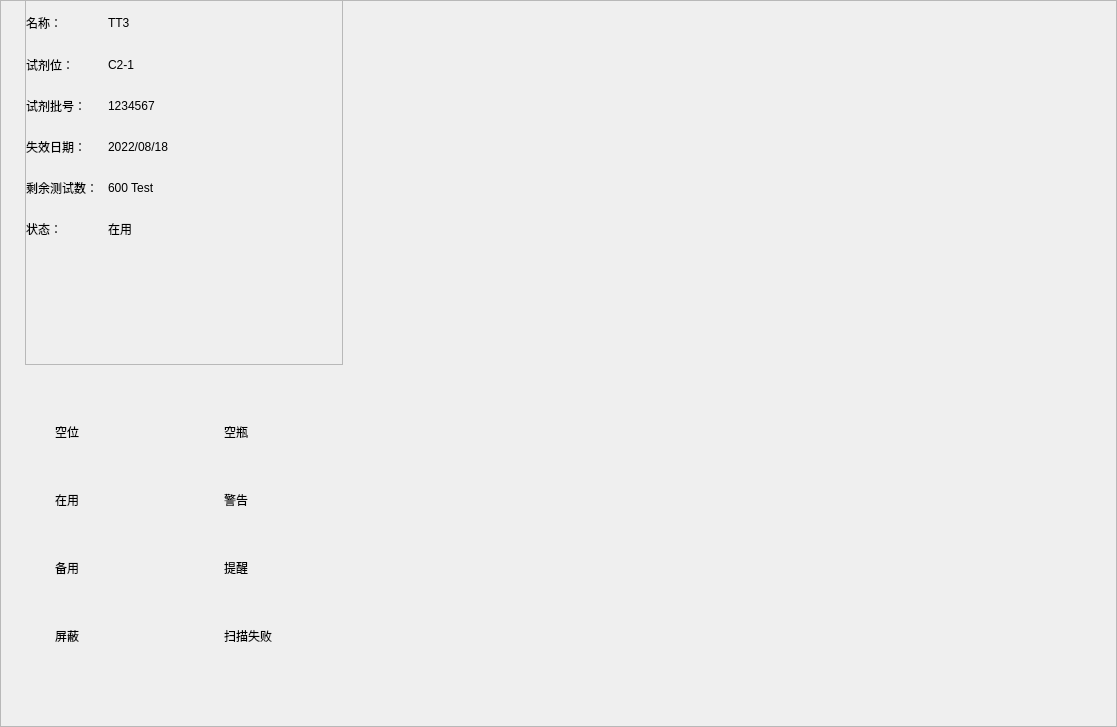
   <widget class="QFrame" name="RgntPlateDetailFrame">
    <property name="geometry">
     <rect>
      <x>11</x>
      <y>55</y>
      <width>1117</width>
      <height>727</height>
     </rect>
    </property>
    <property name="styleSheet">
     <string notr="true"/>
    </property>
    <property name="frameShape">
     <enum>QFrame::StyledPanel</enum>
    </property>
    <property name="frameShadow">
     <enum>QFrame::Raised</enum>
    </property>
    <widget class="QLabel" name="EmptyPosIconLab">
     <property name="geometry">
      <rect>
       <x>24</x>
       <y>422</y>
       <width>20</width>
       <height>20</height>
      </rect>
     </property>
     <property name="text">
      <string/>
     </property>
     <property name="shapes" stdset="0">
      <string>legend</string>
     </property>
     <property name="bks" stdset="0">
      <string>color_empty</string>
     </property>
    </widget>
    <widget class="QLabel" name="EmptyPosLab">
     <property name="geometry">
      <rect>
       <x>55</x>
       <y>417</y>
       <width>130</width>
       <height>30</height>
      </rect>
     </property>
     <property name="text">
      <string>空位</string>
     </property>
    </widget>
    <widget class="QLabel" name="WarnIconLab">
     <property name="geometry">
      <rect>
       <x>192</x>
       <y>490</y>
       <width>20</width>
       <height>20</height>
      </rect>
     </property>
     <property name="text">
      <string/>
     </property>
     <property name="shapes" stdset="0">
      <string>legend</string>
     </property>
     <property name="bks" stdset="0">
      <string>color_alarm</string>
     </property>
    </widget>
    <widget class="QLabel" name="WarnLab">
     <property name="geometry">
      <rect>
       <x>224</x>
       <y>485</y>
       <width>120</width>
       <height>30</height>
      </rect>
     </property>
     <property name="text">
      <string>警告</string>
     </property>
    </widget>
    <widget class="QLabel" name="NoticeIconLab">
     <property name="geometry">
      <rect>
       <x>192</x>
       <y>558</y>
       <width>20</width>
       <height>20</height>
      </rect>
     </property>
     <property name="text">
      <string/>
     </property>
     <property name="shapes" stdset="0">
      <string>legend</string>
     </property>
     <property name="bks" stdset="0">
      <string>color_remind</string>
     </property>
    </widget>
    <widget class="QLabel" name="UsingIconLab">
     <property name="geometry">
      <rect>
       <x>24</x>
       <y>490</y>
       <width>20</width>
       <height>20</height>
      </rect>
     </property>
     <property name="text">
      <string/>
     </property>
     <property name="shapes" stdset="0">
      <string>legend</string>
     </property>
     <property name="bks" stdset="0">
      <string>color_inuse</string>
     </property>
    </widget>
    <widget class="QLabel" name="UsingLab">
     <property name="geometry">
      <rect>
       <x>55</x>
       <y>485</y>
       <width>130</width>
       <height>30</height>
      </rect>
     </property>
     <property name="text">
      <string>在用</string>
     </property>
    </widget>
    <widget class="QLabel" name="NoticeLab">
     <property name="geometry">
      <rect>
       <x>224</x>
       <y>553</y>
       <width>120</width>
       <height>30</height>
      </rect>
     </property>
     <property name="text">
      <string>提醒</string>
     </property>
    </widget>
    <widget class="QLabel" name="BackupLab">
     <property name="geometry">
      <rect>
       <x>55</x>
       <y>553</y>
       <width>130</width>
       <height>30</height>
      </rect>
     </property>
     <property name="text">
      <string>备用</string>
     </property>
    </widget>
    <widget class="QLabel" name="MaskLab">
     <property name="geometry">
      <rect>
       <x>55</x>
       <y>621</y>
       <width>130</width>
       <height>30</height>
      </rect>
     </property>
     <property name="text">
      <string>屏蔽</string>
     </property>
    </widget>
    <widget class="QLabel" name="BackupIconLab">
     <property name="geometry">
      <rect>
       <x>24</x>
       <y>558</y>
       <width>20</width>
       <height>20</height>
      </rect>
     </property>
     <property name="text">
      <string/>
     </property>
     <property name="shapes" stdset="0">
      <string>legend</string>
     </property>
     <property name="bks" stdset="0">
      <string>color_spare</string>
     </property>
    </widget>
    <widget class="QLabel" name="MaskIconLab">
     <property name="geometry">
      <rect>
       <x>24</x>
       <y>626</y>
       <width>21</width>
       <height>20</height>
      </rect>
     </property>
     <property name="text">
      <string/>
     </property>
     <property name="shapes" stdset="0">
      <string>legend</string>
     </property>
     <property name="bks" stdset="0">
      <string>color_dis</string>
     </property>
    </widget>
    <widget class="QWidget" name="RgntPlateWgt" native="true">
     <property name="geometry">
      <rect>
       <x>344</x>
       <y>8</y>
       <width>711</width>
       <height>711</height>
      </rect>
     </property>
    </widget>
    <widget class="QLabel" name="EmptyBottleIconLab">
     <property name="geometry">
      <rect>
       <x>192</x>
       <y>422</y>
       <width>20</width>
       <height>20</height>
      </rect>
     </property>
     <property name="text">
      <string/>
     </property>
     <property name="shapes" stdset="0">
      <string>legend</string>
     </property>
     <property name="bks" stdset="0">
      <string>color_empty_bottle</string>
     </property>
    </widget>
    <widget class="QLabel" name="EmptyBottleLab">
     <property name="geometry">
      <rect>
       <x>224</x>
       <y>417</y>
       <width>120</width>
       <height>30</height>
      </rect>
     </property>
     <property name="text">
      <string>空瓶</string>
     </property>
    </widget>
    <widget class="QFrame" name="GridFrame">
     <property name="geometry">
      <rect>
       <x>25</x>
       <y>0</y>
       <width>318</width>
       <height>365</height>
      </rect>
     </property>
     <property name="minimumSize">
      <size>
       <width>318</width>
       <height>365</height>
      </size>
     </property>
     <property name="maximumSize">
      <size>
       <width>318</width>
       <height>365</height>
      </size>
     </property>
     <property name="frameShape">
      <enum>QFrame::StyledPanel</enum>
     </property>
     <property name="frameShadow">
      <enum>QFrame::Raised</enum>
     </property>
     <layout class="QGridLayout" name="gridLayout" rowstretch="0,0,0,0,0,0,1" columnstretch="0,0,1">
      <property name="leftMargin">
       <number>0</number>
      </property>
      <property name="topMargin">
       <number>12</number>
      </property>
      <property name="rightMargin">
       <number>0</number>
      </property>
      <property name="bottomMargin">
       <number>0</number>
      </property>
      <property name="horizontalSpacing">
       <number>10</number>
      </property>
      <property name="verticalSpacing">
       <number>23</number>
      </property>
      <item row="0" column="0">
       <widget class="QLabel" name="AssayNameLab">
        <property name="text">
         <string>名称：</string>
        </property>
       </widget>
      </item>
      <item row="0" column="1">
       <widget class="QLabel" name="AssayNameValLab">
        <property name="text">
         <string>TT3</string>
        </property>
       </widget>
      </item>
      <item row="0" column="2">
       <spacer name="horizontalSpacer_15">
        <property name="orientation">
         <enum>Qt::Horizontal</enum>
        </property>
        <property name="sizeHint" stdset="0">
         <size>
          <width>161</width>
          <height>20</height>
         </size>
        </property>
       </spacer>
      </item>
      <item row="1" column="0">
       <widget class="QLabel" name="PosLab">
        <property name="text">
         <string>试剂位：</string>
        </property>
       </widget>
      </item>
      <item row="1" column="1">
       <widget class="QLabel" name="PosValLab">
        <property name="text">
         <string>C2-1</string>
        </property>
       </widget>
      </item>
      <item row="2" column="0">
       <widget class="QLabel" name="RgntLotLab">
        <property name="text">
         <string>试剂批号：</string>
        </property>
       </widget>
      </item>
      <item row="2" column="1">
       <widget class="QLabel" name="RgntLotValLab">
        <property name="text">
         <string>1234567</string>
        </property>
       </widget>
      </item>
      <item row="3" column="0">
       <widget class="QLabel" name="ExpireDateLab">
        <property name="text">
         <string>失效日期：</string>
        </property>
       </widget>
      </item>
      <item row="3" column="1">
       <widget class="QLabel" name="ExpireDateValLab">
        <property name="text">
         <string>2022/08/18</string>
        </property>
       </widget>
      </item>
      <item row="4" column="0">
       <widget class="QLabel" name="RemainTestCntLab">
        <property name="text">
         <string>剩余测试数：</string>
        </property>
       </widget>
      </item>
      <item row="4" column="1">
       <widget class="QLabel" name="RemainTestCntValLab">
        <property name="text">
         <string>600 Test</string>
        </property>
       </widget>
      </item>
      <item row="5" column="0">
       <widget class="QLabel" name="StateLab">
        <property name="text">
         <string>状态：</string>
        </property>
        <property name="alignment">
         <set>Qt::AlignLeading|Qt::AlignLeft|Qt::AlignTop</set>
        </property>
       </widget>
      </item>
      <item row="5" column="1">
       <widget class="QLabel" name="StateValLab">
        <property name="styleSheet">
         <string notr="true">line-height:48px;</string>
        </property>
        <property name="text">
         <string>在用</string>
        </property>
        <property name="alignment">
         <set>Qt::AlignLeading|Qt::AlignLeft|Qt::AlignTop</set>
        </property>
        <property name="wordWrap">
         <bool>true</bool>
        </property>
        <property name="indent">
         <number>-1</number>
        </property>
       </widget>
      </item>
      <item row="6" column="0">
       <spacer name="verticalSpacer_3">
        <property name="orientation">
         <enum>Qt::Vertical</enum>
        </property>
        <property name="sizeHint" stdset="0">
         <size>
          <width>20</width>
          <height>152</height>
         </size>
        </property>
       </spacer>
      </item>
     </layout>
    </widget>
    <widget class="QLabel" name="ScanFailedIconLab">
     <property name="geometry">
      <rect>
       <x>192</x>
       <y>626</y>
       <width>20</width>
       <height>20</height>
      </rect>
     </property>
     <property name="text">
      <string/>
     </property>
     <property name="shapes" stdset="0">
      <string>legend</string>
     </property>
     <property name="bks" stdset="0">
      <string>color_scan_failed</string>
     </property>
    </widget>
    <widget class="QLabel" name="ScanFailedLab">
     <property name="geometry">
      <rect>
       <x>224</x>
       <y>621</y>
       <width>120</width>
       <height>30</height>
      </rect>
     </property>
     <property name="text">
      <string>扫描失败</string>
     </property>
    </widget>
    <zorder>GridFrame</zorder>
    <zorder>EmptyPosIconLab</zorder>
    <zorder>EmptyPosLab</zorder>
    <zorder>WarnIconLab</zorder>
    <zorder>WarnLab</zorder>
    <zorder>NoticeIconLab</zorder>
    <zorder>UsingIconLab</zorder>
    <zorder>UsingLab</zorder>
    <zorder>NoticeLab</zorder>
    <zorder>BackupLab</zorder>
    <zorder>MaskLab</zorder>
    <zorder>BackupIconLab</zorder>
    <zorder>MaskIconLab</zorder>
    <zorder>RgntPlateWgt</zorder>
    <zorder>EmptyBottleIconLab</zorder>
    <zorder>EmptyBottleLab</zorder>
    <zorder>ScanFailedIconLab</zorder>
    <zorder>ScanFailedLab</zorder>
   </widget>
